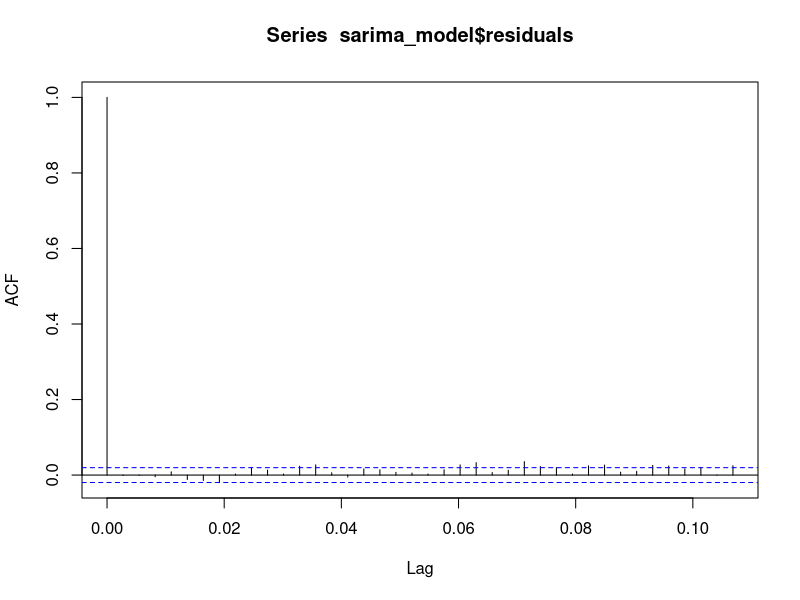
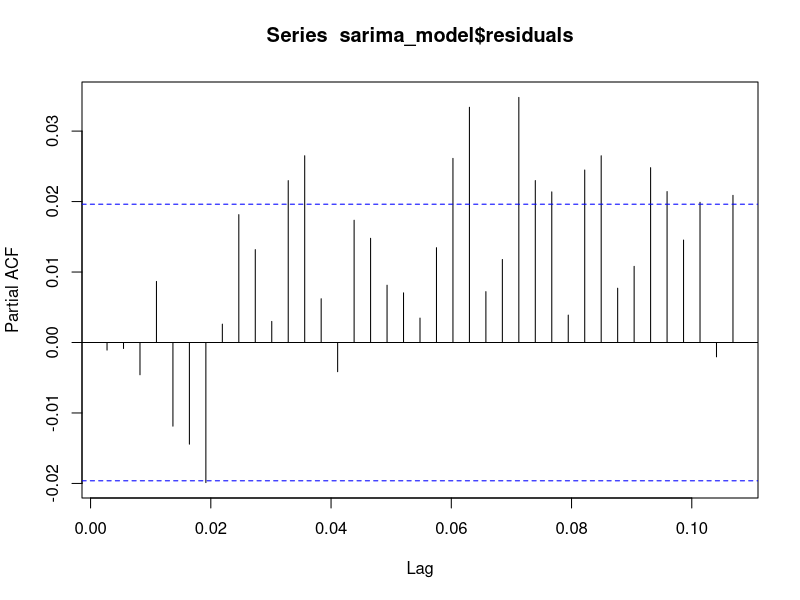
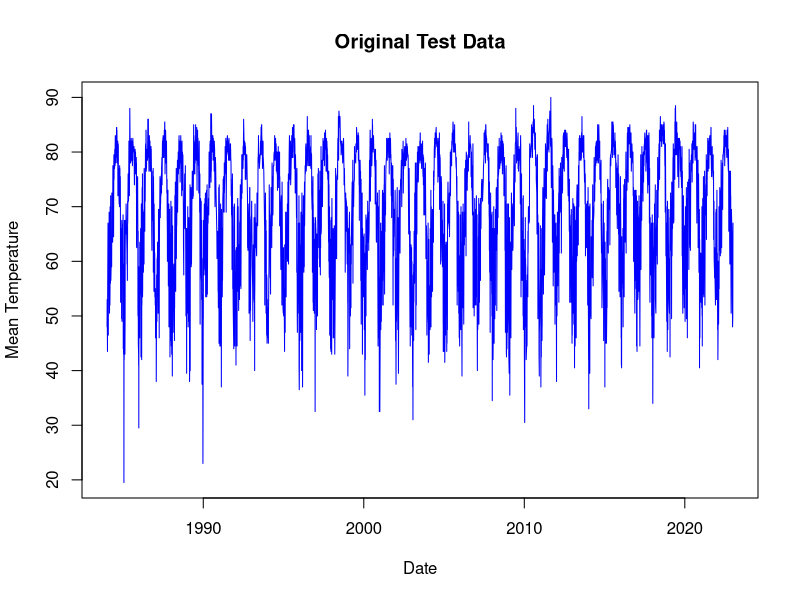
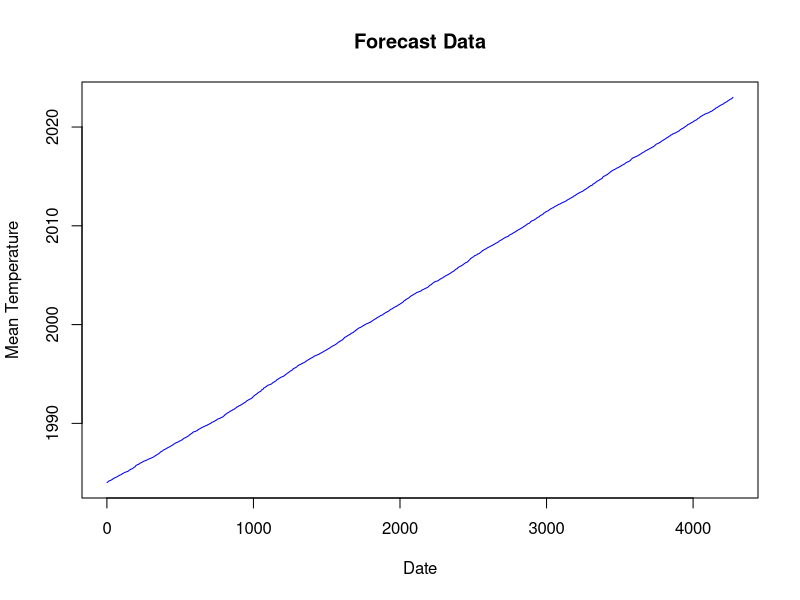

The R source for these figures, in order:
## ---- chunk 1
knitr::opts_chunk$set(echo = TRUE)
## ---- chunk 2
# Set the working directory to the directory containing the .Rmd file
setwd(dirname(rstudioapi::getActiveDocumentContext()$path))
getwd()
## ---- chunk 3
library(forecast)
library(caret)

# Read residual data from CSV file
data <- read.csv('mean_temp.csv', header = TRUE)

# Convert date column to Date format
data$Date <- as.Date(data$YYYYMMDD, format = "%Y-%m-%d")

# Split data into training (70%), testing (30%) sets
set.seed(123)  # for reproducibility
trainIndex <- createDataPartition(data$MEAN_TEMP, p = 0.7, list = FALSE)
trainData <- data[trainIndex, ]
testData <- data[-trainIndex, ]

# Create time series objects for training, validation, and testing sets
train_ts <- ts(trainData$MEAN_TEMP, start = min(trainData$Date), frequency = 365)
test_ts <- ts(testData$MEAN_TEMP, start = min(testData$Date), frequency = 365)

# Fit SARIMA model using auto.arima on training data
sarima_model <- auto.arima(train_ts)

# Summary of the SARIMA model
print(summary(sarima_model))

# Plot ACF and PACF of SARIMA residuals
acf(sarima_model$residuals)
pacf(sarima_model$residuals)

# Evaluate SARIMA model on validation data
test_forecast <- forecast(sarima_model, h = length(testData$MEAN_TEMP))
accuracy(test_forecast, testData$MEAN_TEMP)
test_forecast$mean


# Convert Date column to Date format
testData$Date <- as.Date(testData$Date, format = "%Y-%m-%d")

# Plot original test data
plot(testData$Date, testData$MEAN_TEMP, type = "l", col = "blue", xlab = "Date", ylab = "Mean Temperature", main = "Original Test Data")

# Plot forecast data
plot(testData$Date, type = "l", col = "blue", xlab = "Date", ylab = "Mean Temperature", main = "Forecast Data")
lines(test_forecast$mean, col = "red")
